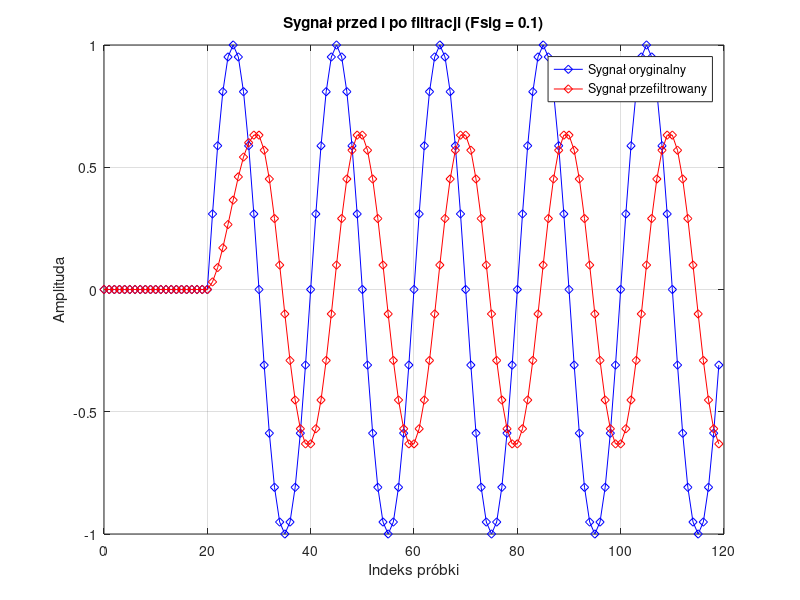
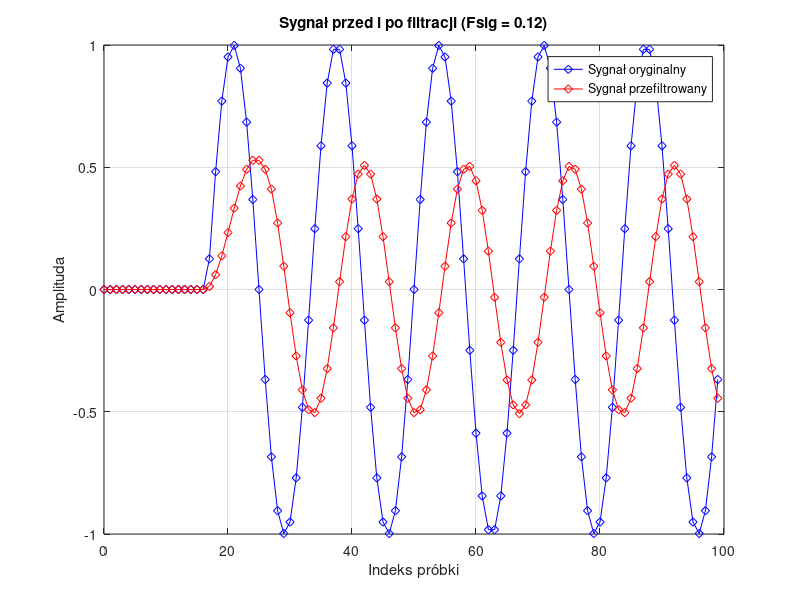
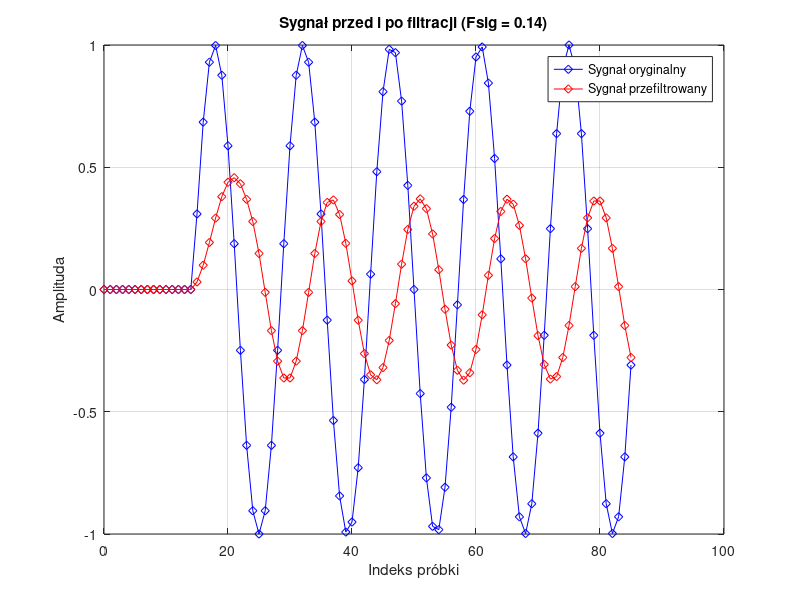
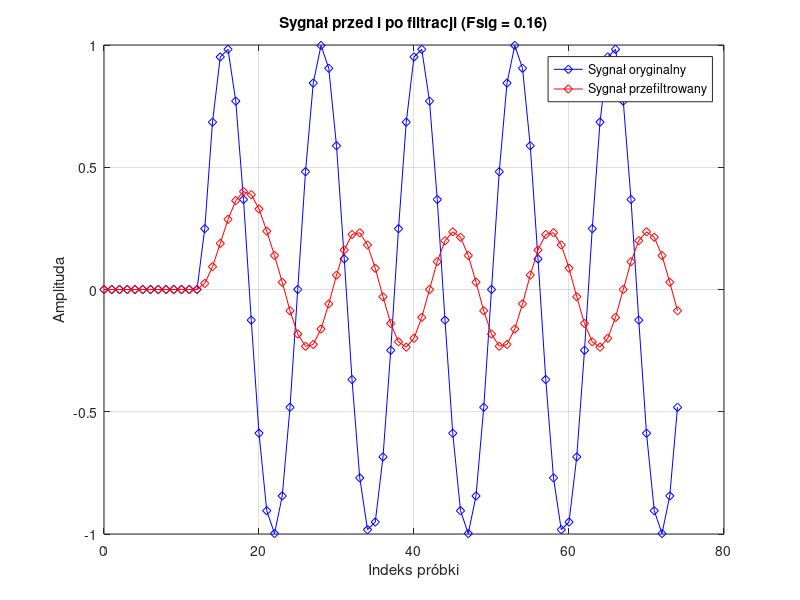

The MATLAB script that drew these images, in order:
clear; clc; close all;

%% Definicja filtru
filterOrder = 10;       % Rząd filtru (liczba współczynników)

%% Definicja sygnału
x = [];

for i = 0.1:0.02:0.2
    Fsig = i;             % Stosunek częstotliwości sygnału do częstotliwości Nyquista
    Amp = 1;                % Amplituda sygnału

    N = round( 12 / Fsig ); % Liczba próbek - 12 okresów sygnału

    %% Generacja sygnału

    sampledTime = 0:N-1;    % Wektor czasu = indeksy próbek

    % Generacja sygnału - sinus z wyzerowanym pierwszym okresem
    sampledSignal = Amp * sin( 2*pi * sampledTime * Fsig / 2 );
    sampledSignal( 1:ceil( 2/Fsig ) ) = 0;

    %% Generacja filtru FIR i filtracja
    % Filtr uśredniający - wszystkie współczynniki = 1/rząd filtru
    filterCoefs = ones( 1, filterOrder ) / filterOrder;

    % Dopełnienie współczynników zerami (na potrzeby wykresów)
    contFilterCoefs = [ filterCoefs zeros( 1, N - filterOrder ) ];

    % Filtracja sygnału
    % Zamiast konwolucji używamy funkcji filter z następującymi parametrami:
    %  * wektor współczynników licznika funkcji przenoszenia (filterCoefs w
    %    naszym przypadku)
    %  * wektor współczynników mianownika funkcji przenoszenia (1 - brak 
    %    wyrazów z^-k, czyli filtr typu FIR)
    %  * wektor próbek
    filteredSignal = filter( filterCoefs, 1, sampledSignal );

    % Wycinamy pierwsze N próbek przefiltrowanego sygnału (na potrzeby
    % wykresów)
    filteredSignal = filteredSignal( 1:N );

    %% Wykresy
    figure;
    plot( sampledTime, sampledSignal, 'bd-' );
    hold on;
    plot( sampledTime, filteredSignal, 'rd-' );
    legend( 'Sygnał oryginalny', 'Sygnał przefiltrowany' );
    grid on;
    hold off;
    xlabel('Indeks próbki');
    ylabel('Amplituda');
    title(['Sygnał przed i po filtracji (Fsig = ', num2str(Fsig), ')']);
end